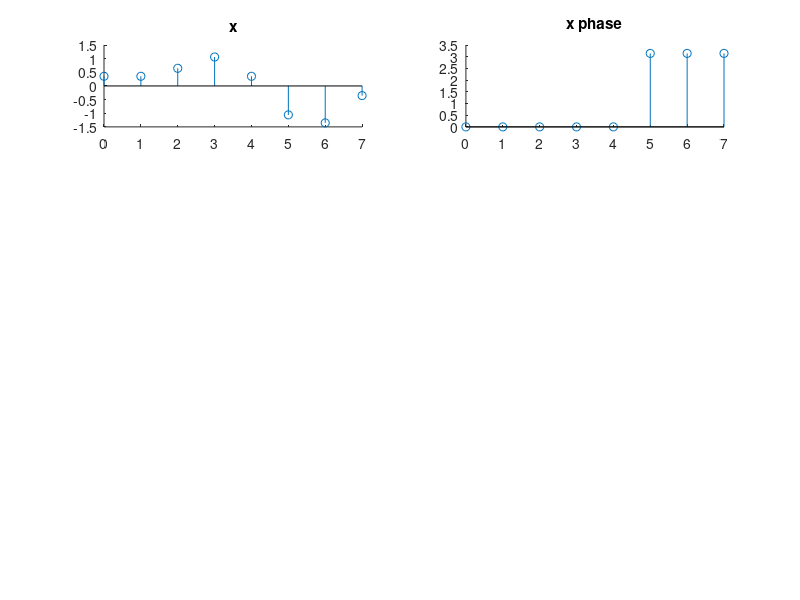

This chart was generated by the following MATLAB code: (Note: this script raises an error after producing the figure.)
% example from the book lyon dft
clc;
clear;
fs = 8000;
n = 0:7;
ts = 1/fs;
%nts = ts .* n;
x = sin(2*pi*1000*ts*n) + 0.5*sin(2*pi*2000 *ts * n + (3*pi/4));
saveX = x;
subplot(421)
hold on;
title('x');
stem(n,x);
hold off;
ph = angle(x);
subplot(422);
hold on;
title('x phase');
stem(n,ph);
hold off;
Xm = timeToFrequncy(x);
rl = real(Xm);
im = imag(Xm);
subplot(423);
hold on;
title('real');
stem(n,rl);
hold off;
subplot(424);
hold on;
title('ima');
stem(im);
hold off;
mag = abs(Xm);
ph = angle(Xm);
subplot(425);
hold on;
title('magnitude');
stem(n,mag);
hold off;

subplot(426);
hold on;
title('phase');
ph = rad2deg(ph);
stem(n,ph);
disp(ph);
hold off;

XX = frequncyToTime(Xm);
subplot(4,2,7);
hold on;
title('x');
stem(n,real(XX));
hold off;

subplot(4,2,8);
hold on;
title('phase');
stem(n,rad2deg(angle(XX)));

disp(real(saveX)-real(XX));


